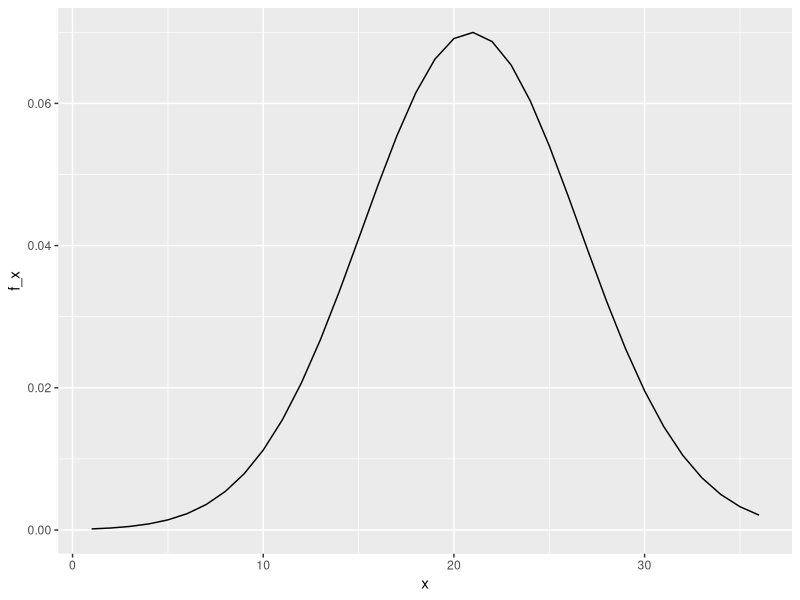

The R source for this figure:
# Title     : TODO
# Objective : TODO
# Created by: slebron
# Created on: 2/11/20
library(tidyverse)
options(digits=3)
set.seed(16)
set.seed(16, sample.kind = "Rounding")


K = 10000

act_scores <- replicate(K, {
  act <- rnorm(1:36,20.9, 5.7)
  #max(act)
})

names(act_scores)

mean(act_scores)
sd(act_scores)

nrow(act_scores >= 36)
sum(act_scores >= 36)



set.seed(16, sample.kind = "Rounding")
act_scores <- rnorm(10000, 20.9, 5.7)
mean(act_scores)

set.seed(16, sample.kind = "Rounding")
act_scores <- rnorm(10000, 20.9, 5.7)
sd(act_scores)


sum(act_scores >= 36)

mean(act_scores > 30)

mean(act_scores <= 10)

x <- 1:36
data.frame(x, f_x= dnorm(x, 20.9, 5.7)) %>% ggplot(aes(x, f_x)) + geom_line()